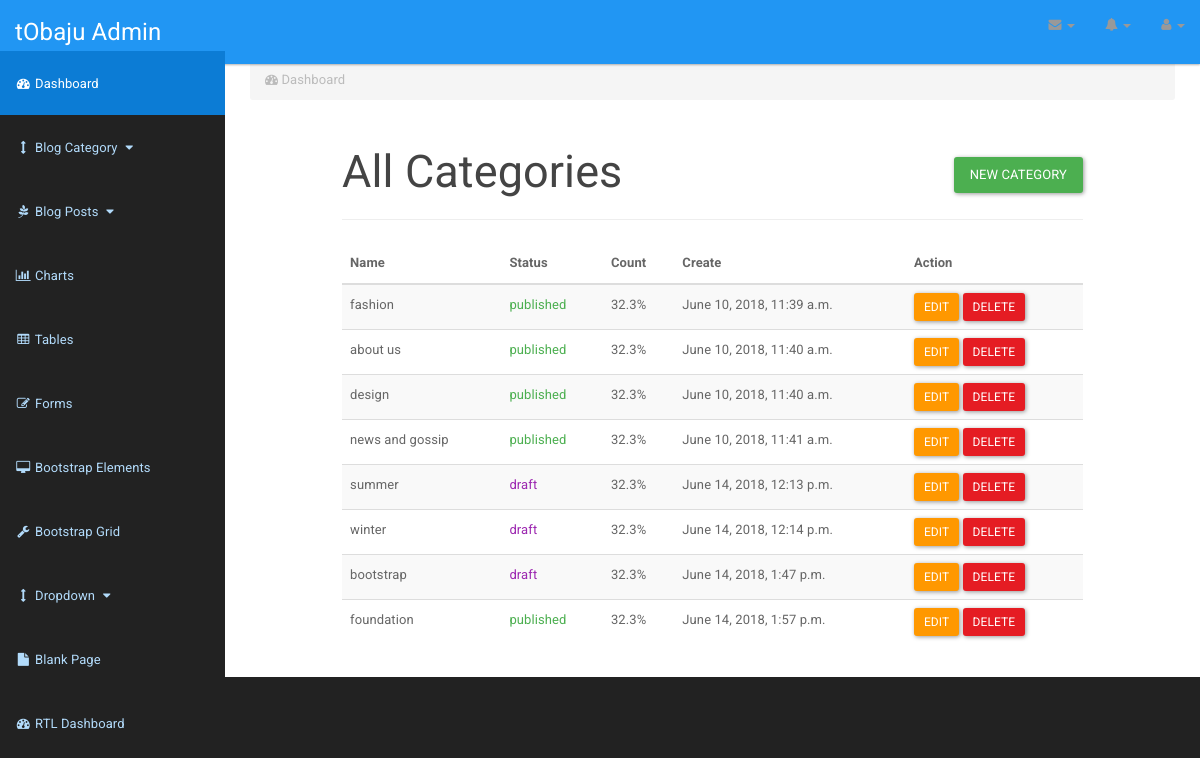
The page /dashboard/blog_categories/ on the database as committed earlier.
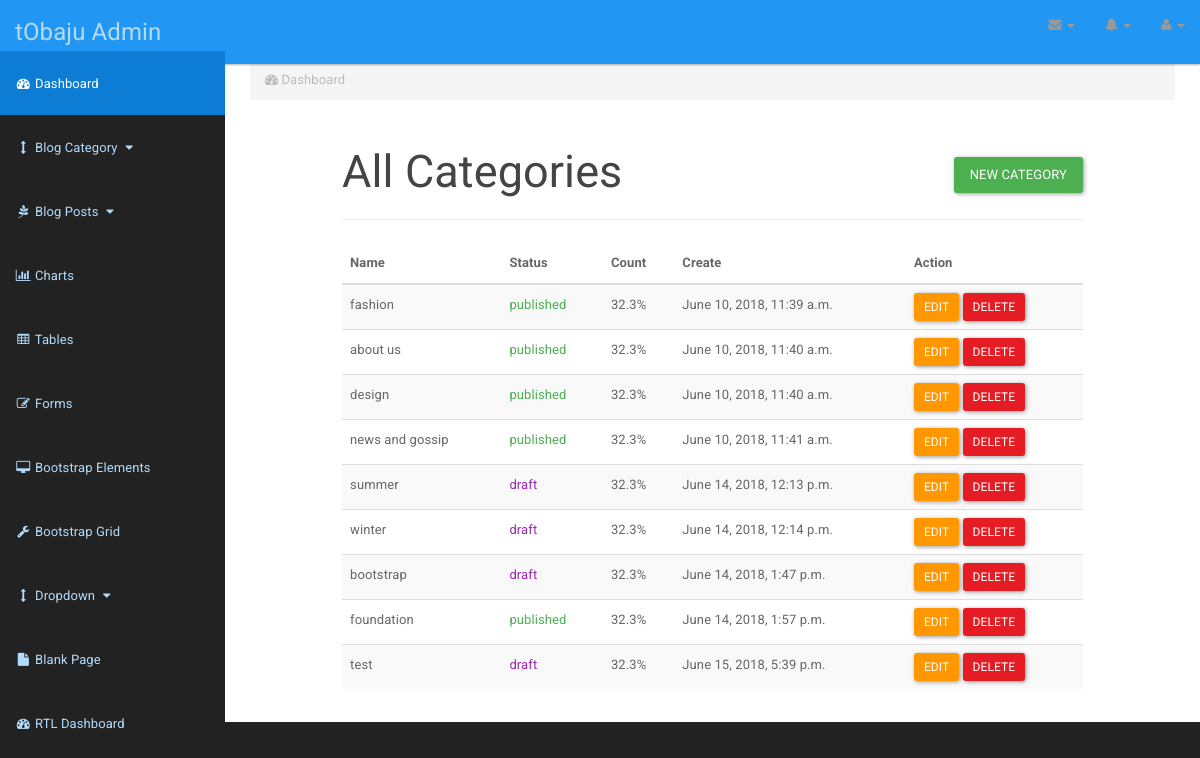
The same page on the database as committed later.
### blog/models.py (models this page shows, shortened)
class PostCategory(models.Model):
    CHOICES = (
        ('draft', 'Draft'),
        ('published', 'Published'),
    )
    name = models.CharField(max_length=250)
    description = models.TextField()
    image = models.ImageField(upload_to='blog/category/%Y/%m/%d/')
    status = models.CharField(choices=CHOICES, max_length=20)
    create = models.DateTimeField(auto_now_add=True)
    update = models.DateTimeField(auto_now=True)
    class Meta:
        verbose_name = 'category'
        verbose_name_plural = 'Post Categories'

### dashboard/views.py (the view)
def blog_categories(request):
    categories = PostCategory.objects.all()
    template = 'dashboard/blog/category/categories.html'
    context = {
        'categories': categories,
    }
    return render(request, template, context)

### templates/dashboard/blog/category/categories.html (shortened to what this page needs)
{% extends 'dashboard/dashboard-base.html' %}
{% block content %}
    <div class="col-md-10 col-md-offset-1">
        <h2>All Categories <span class="pull-right"><a href="{% url 'dashboard:add_blog_category' %}" class="btn btn-success">New Category</a></span></h2>
        <hr/>
        <div class="table-responsive">
            <table class="table table-hover table-striped">
                <thead>
                <tr>
                    <th>Name</th>
                    <th>Status</th>
                    <th>Count</th>
                    <th>Create</th>
                    <th>Action</th>
                </tr>
                </thead>
                <tbody>
                {% for category in categories %}
                    <tr>
                        <td>{{ category.name }}</td>
                        <td class="{% if category.status == 'published' %}text-success{% else %}text-info{% endif %}">{{ category.status }}</td>
                        <td>32.3%</td>
                        <td>{{ category.create }}</td>
                        <td><a href="{% url 'dashboard:edit_blog_category' category.pk %}" class="btn btn-warning btn-sm">Edit</a> <a href="{% url 'dashboard:delete_blog_category' category.pk %}"
                                                                                    class="btn btn-danger btn-sm" onclick="return confirm_delete()">Delete</a>
                        </td>
                    </tr>
                {% endfor %}
                </tbody>
            </table>
        </div>
    </div>
{% endblock %}

Rows that differ between the two databases and show on the page:
added PostCategory: name "test", status "draft", create "June 15, 2018, 5:39 p.m."
